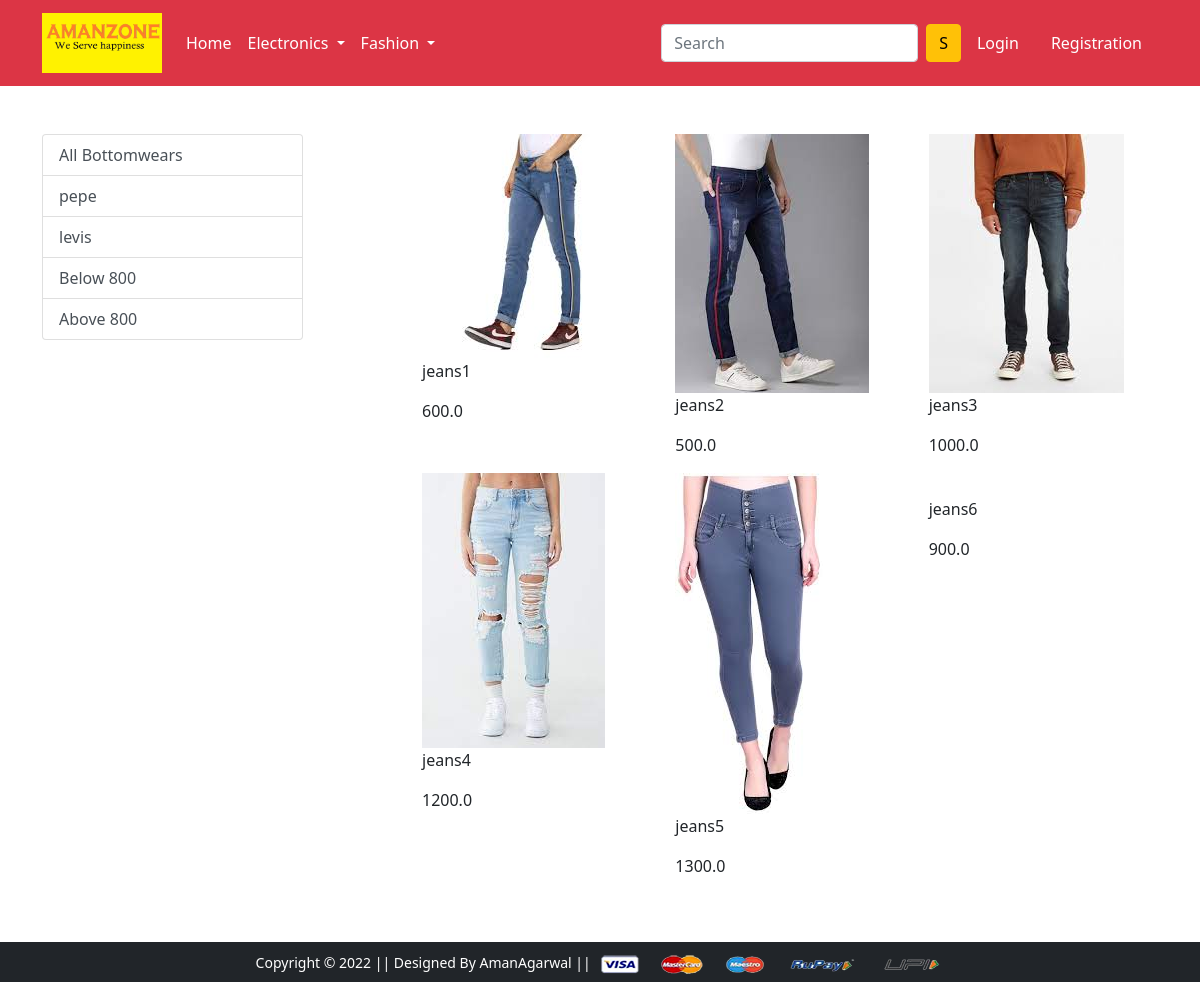
The app's page /bottomwear/ with its own data.
### app/models.py (models this page shows, shortened)
class Product(models.Model):
    title = models.CharField(max_length=100)
    selling_price = models.FloatField()
    discounted_price =models.FloatField()
    description = models.TextField()
    brand = models.CharField(max_length=100)
    category = models.CharField(choices=CATEGORY_CHOICES , max_length=2)
    product_image =models.ImageField(upload_to = 'productimg')

### app/views.py (the view)
# urls.py: path('bottomwear/', views.bottomwear, name='bottomwear'),
def bottomwear(request ,data=None):
    if data == None:
        bottomwears = Product.objects.filter(category = 'BW')
    elif data == 'pepe' or data== 'levis' :
        bottomwears = Product.objects.filter(category = 'BW').filter(brand = data)
    elif data == 'below':
        bottomwears = Product.objects.filter(category = 'BW').filter(discounted_price__lt= 800)
    elif data == 'above':
        bottomwears = Product.objects.filter(category = 'BW').filter(discounted_price__gt = 800)
    return render(request, 'app/bottomwear.html',{'bottomwears':bottomwears})

### app/templates/app/bottomwear.html (shortened to what this page needs)
{% extends 'app/base.html' %}
{% load static %}
{% block main-content %}
<div class="container my-5">
 <div class="row">
  <div class="col-sm-3">
  <ul class="list-group">
  <a  href = "{% url 'bottomwear' %}" class ="list-group-item list-group-item-action" aria-current = "true" > All Bottomwears</a>
  <a  href = "{% url 'bottomweardata' 'pepe'%}" class ="list-group-item list-group-item-action" aria-current = "true" > pepe</a>
  <a  href = "{% url 'bottomweardata' 'levis'%}" class ="list-group-item list-group-item-action" aria-current = "true" > levis</a>
   <a  href = "{% url 'bottomweardata' 'below'%}" class ="list-group-item list-group-item-action" aria-current = "true" > Below 800</a>
   <a  href = "{% url 'bottomweardata' 'above'%}" class ="list-group-item list-group-item-action" aria-current = "true" > Above 800</a>
</ul>
  </div>
  <div class="col-sm-8 offset-sm-1">
    <div class="row">
        {% for product in bottomwears %}
        <div class="col-sm-4">
        <a href="{%url 'product-detail' product.id %}">
        <img src={{product.product_image.url}} alt="">
         </a>
        <p>{{product.title}}</p>
        <p>{{product.discounted_price}}</p>
        </div>
        {% endfor %}
   </div>
  </div>
 </div>
</div>
{% endblock main-content %}

### records on screen
Product: product_image (picture), title "jeans1", discounted_price "600.0"
Product: product_image (picture), title "jeans2", discounted_price "500.0"
Product: product_image (picture), title "jeans3", discounted_price "1000.0"
Product: product_image (picture), title "jeans4", discounted_price "1200.0"
Product: product_image (picture), title "jeans5", discounted_price "1300.0"
Product: title "jeans6", discounted_price "900.0"
